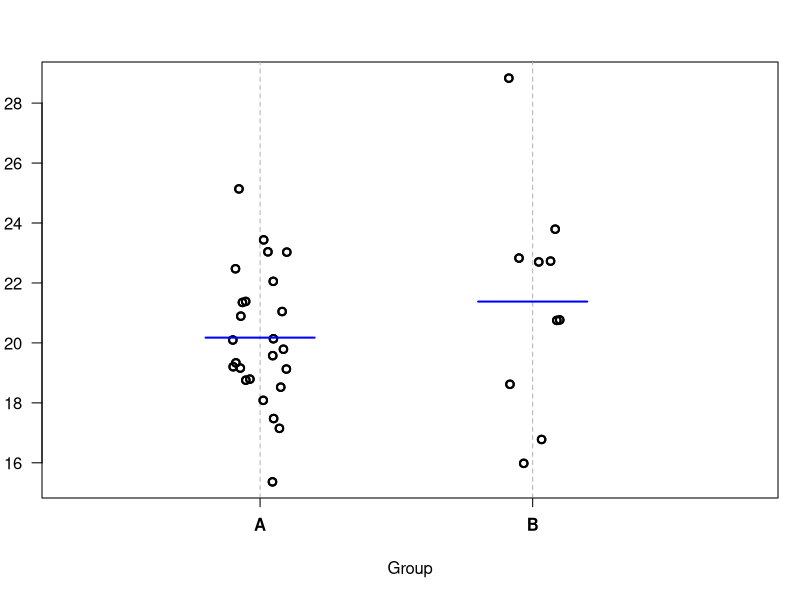
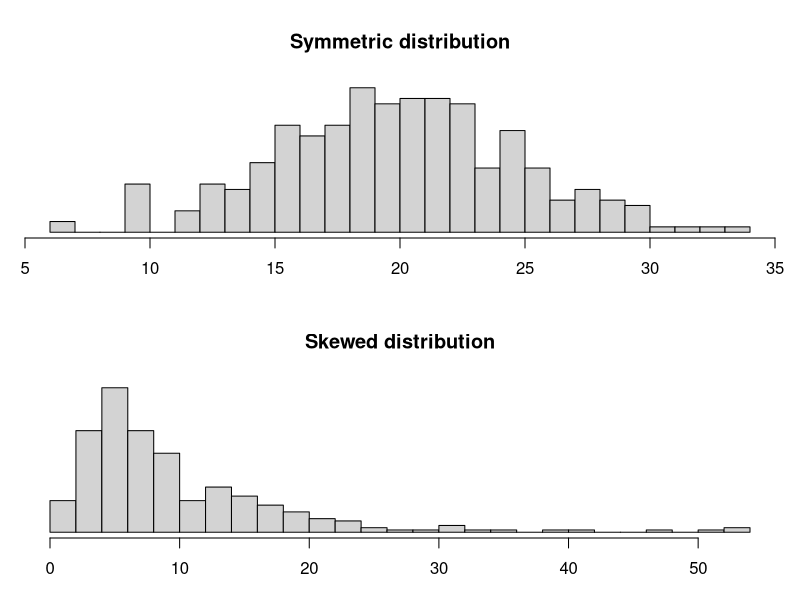
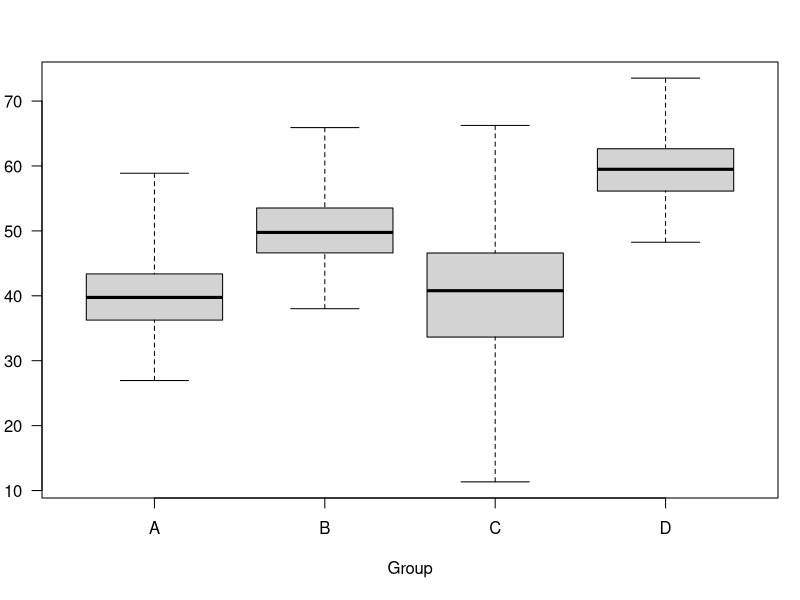

Reproduce these figures in R, in order.

## ------------------------------------------------------------------------
par(las=1,mar=c(5,2,3,1)+0.1)
x <- rnorm(25,20,3)
y <- rnorm(10,24,5)
z <- rep(1:2,c(length(x),length(y)))
z <- z + runif(length(z),-0.1,0.1)
plot(z,c(x,y),
     xlim=c(0.3,2.8),xaxt="n",xlab="Group",ylab="",lwd=2)
abline(v=c(1,2),lty=2,col="gray70")
points(z,c(x,y),lwd=2)
u <- par("usr")
segments(c(1,2),u[3],c(1,2),u[3]-diff(u[3:4])*0.02,xpd=TRUE)
text(c(1,2),u[3]-diff(u[3:4])*0.06,c("A","B"),xpd=TRUE,font=2)
mex <- mean(x)
mey <- mean(y)
segments(0.8,mex,1.2,mex,lwd=2,col="blue")
segments(1.8,mey,2.2,mey,lwd=2,col="blue")


## ------------------------------------------------------------------------
par(las=1,mfrow=c(2,1),mar=c(3,1,4,1)+0.1)
x <- rnorm(300,20,5)
y <- exp(rnorm(300,2,0.75))
mx <- ceiling(max(c(x,y)))
hist(x,breaks=30,xlab="",ylab="",
     yaxt="n",main="Symmetric distribution")
hist(y,breaks=30,xlab="",ylab="",
     yaxt="n",main="Skewed distribution")


## ------------------------------------------------------------------------
par(las=1,mfrow=c(1,1),mar=c(5,2,3,1)+0.1)
x <- rnorm(300,40,5)
y <- rnorm(300,50,5)
z <- rnorm(300,40,10)
w <- rnorm(300,60,5)
boxplot(x,y,z,w,xlab="Group",names=c("A","B","C","D"),range=0)


